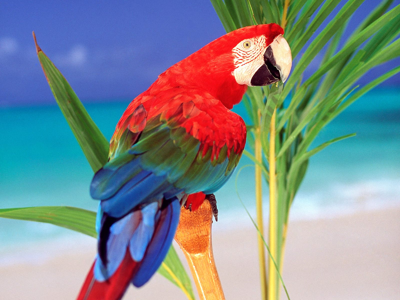
%> input picture 3. Tercero/Visió Artificial/_old/practica_3/material_P3/loro.png, 400 x 300 px
$ octave ej33.m   (GNU Octave 9; MATLAB toolbox functions it lacks are replaced by stand-ins)
%> lines starting %> are read from the running program, lines starting %| are printed output that depends on the picture
### 3. Tercero/Visió Artificial/_old/practica_3/plotPixelDistribution.m
function plotPixelDistribution(image, sampling)
% PLOTPIXELDISTRIBUTION Plot the RGB pixel distribution in the input image
%   Show the pixel distribution in a given image.
%
%   plotPixelDistribution(image): Show the distribution of the RGB values
%                                 for all the pixels of the image.
%
%   plotPixelDistribution(image,sampling): Show the distribution of the RGB values
%                                          for a percentage of the pixels
%                                          of the image.
%
%   image=imread('test.png');
%   plotPixelDistribution(image);
%

    % Check the input image
    if size(image,3)~=3,
        error('An RGB image is required');
    end

    % Convert input image to double
    image=double(image);

    % Get the image channels
    imgR = image(:,:,1);
    imgG = image(:,:,2);
    imgB = image(:,:,3);

    % Perform a sampling on the pixels
    if exist('sampling','var'),
        % Create a uniform sampling mapping
        step=round(1.0/sampling);
        sample = zeros(size(image,1),size(image,2));
        sample(1:step:end,1:step:end) = 1;

        % Select sampled points for each channel
        sR = imgR(sample==1);
        sG = imgG(sample==1);
        sB = imgB(sample==1);

        % Create distortion matrices to randomize uniform distribution
        rR = randn( numel(sR),1 )/step;
        rG = randn( numel(sG),1 )/step;
        rB = randn( numel(sB),1 )/step;

        % Show the pixel distribution
        scatter3( sR(:)-rR, sG(:)-rG, sB(:)-rB, 3, [ sR(:), sG(:), sB(:) ]/255 );
    else
        scatter3( imgR(:), imgG(:), imgB(:), 3, [ imgR(:), imgG(:), imgB(:) ]/255 );
    end

    % Set plot properties
    title('Pixel Distribution')
    xlim([0,255]),ylim([0,255]),zlim([0,255]);
    axis square;
end

### 3. Tercero/Visió Artificial/_old/practica_3/ej33.m
close all;
file = 'material_P3/loro.png';
image = imread(file);
%> image is the input picture: size 300x400x3 uint8; mean R, G, B 127.9, 140.2, 144

% Grayscale Processing of the image
k_1 = 5; % Value k
im_gray = rgb2gray(image); % GrayScale parrot
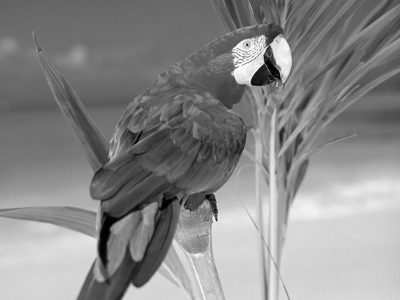
%> im_gray: size 300x400 uint8; min 1, max 255, mean 137

% Creating 2D Chars from 1D.
X_1 = double(reshape(im_gray, [size(image, 1) * size(image, 2), 1]));
X_1 = [X_1 X_1];
[idx1, C1] = kmeans(X_1, k_1);
%> C1 = [213.3 213.3; 66.24 66.24; 136.7 136.7; 173.9 173.9; 105.9 105.9]

pixel_labels = reshape(idx1, [size(im_gray, 1), size(im_gray, 2)]);
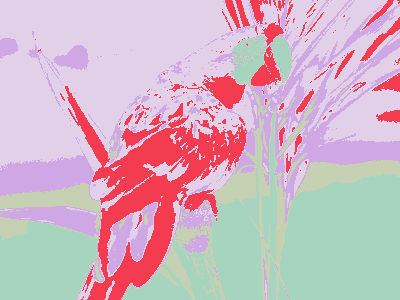
%> pixel_labels: size 300x400 double; 5 distinct labels, from 1 to 5; one colour per label, 0 black
figure,
subplot(1,2,1), imshow(im_gray),
subplot(1,2,2), imshow(pixel_labels, []);

% RGB Colour Processing of the image
k_2 = 16; % Value k

X_2 = double(reshape(image, [size(image, 1) * size(image, 2), size(image, 3)]));
[idx2, C2] = kmeans(X_2, k_2); % Apply kmeans
%> C2 = 16 rows, first 12: [71.53 174.5 185.4; 172.6 27.06 33.49; 68.02 96.61 43.65; 206.4 223.9 237.3; 234.4 168 82.27; 82.12 107.9 192.3; 137.2 171.2 90.28; 233.6 90.21 56.98; 54.03 27.92 42.67; 11.01 149.4 177.6; 46.51 87.99 136.8; 91.96 141.1 67.16]
pixel_labels = reshape(idx2, [size(image, 1), size(image, 2)]);
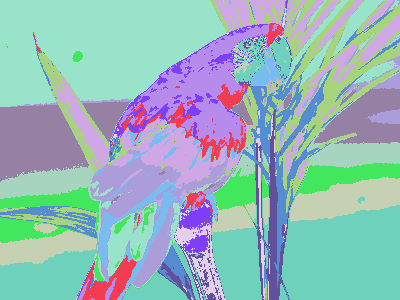
%> pixel_labels: size 300x400 double; 16 distinct labels, from 1 to 16; one colour per label, 0 black

color = int16(C2);
%> color = 16 rows, first 12: [72 175 185; 173 27 33; 68 97 44; 206 224 237; 234 168 82; 82 108 192; 137 171 90; 234 90 57; 54 28 43; 11 149 178; 47 88 137; 92 141 67]
imcluster = zeros(size(image, 1), size(image, 2), 3);

% Channels to save the translated colours from 'int16'
image_R = zeros(size(image, 1), size(image, 2));
image_G = zeros(size(image, 1), size(image, 2));
image_B = zeros(size(image, 1), size(image, 2));

for i=1:k_2
    image_R(pixel_labels==i) = color(i,1);
    image_G(pixel_labels==i) = color(i,2);
    image_B(pixel_labels==i) = color(i,3);
end
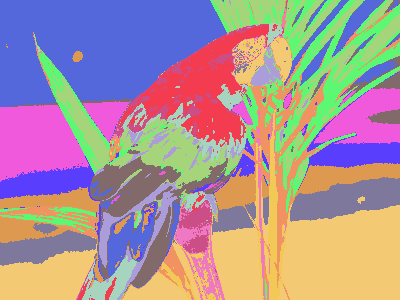
%> image_B: size 300x400 double; 16 distinct labels, from 33 to 237; one colour per label, 0 black
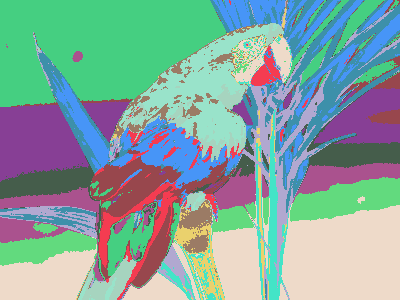
%> image_G: size 300x400 double; 16 distinct labels, from 27 to 224; one colour per label, 0 black
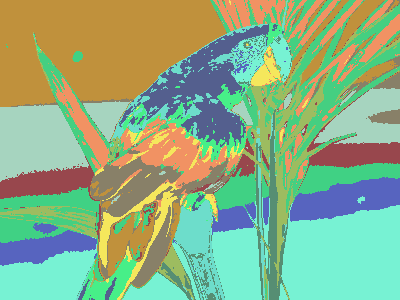
%> image_R: size 300x400 double; 15 distinct labels, from 11 to 241; one colour per label, 0 black

% Adding Channels to the simplified colour image
imcluster(:,:,1) = image_R;
imcluster(:,:,2) = image_G;
imcluster(:,:,3) = image_B;
imcluster = uint8(imcluster);
%> imcluster: size 300x400x3 uint8

% display the final processed images
figure,
subplot(2,2,1), imshow(image), subplot(2,2,2), plotPixelDistribution(image),
subplot(2,2,3), imshow(imcluster), subplot(2,2,4), plotPixelDistribution(imcluster);
%> after `plotPixelDistribution(imcluster)`:
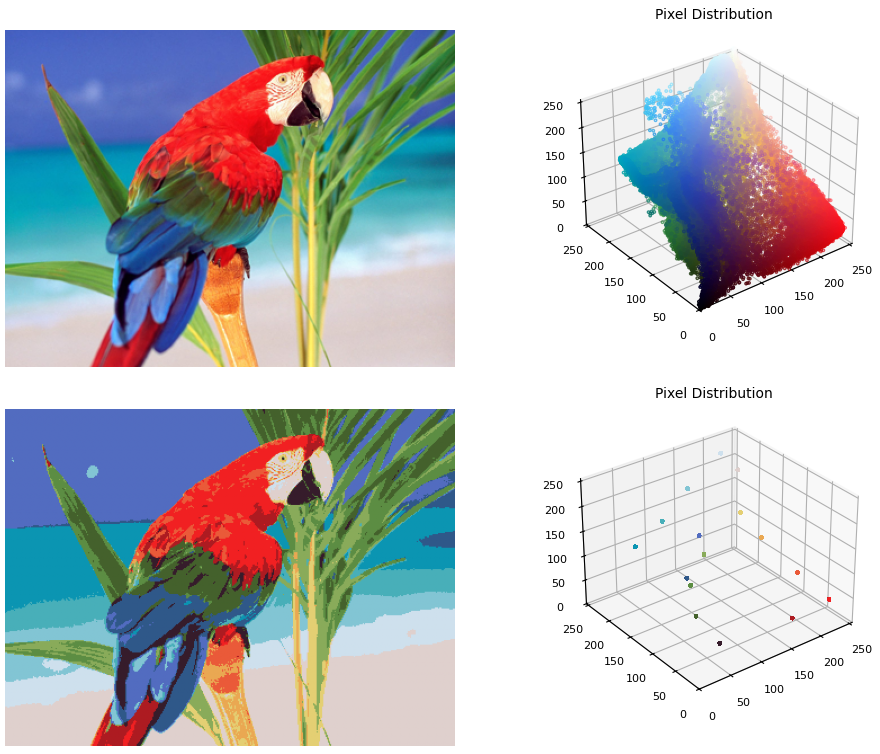
%> figure redrawn from the program's plot data, 4 panels
